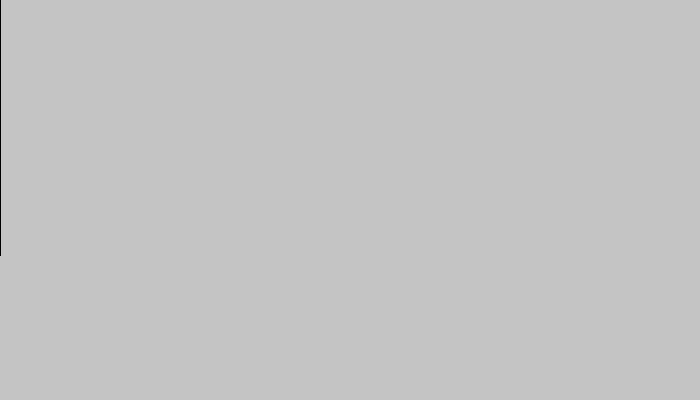
Frame 1 (no input)
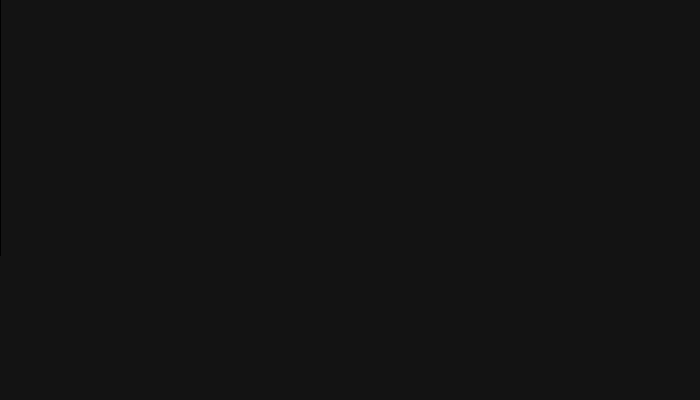
Frame 60 (the mouse pressed at the canvas centre just before this capture)
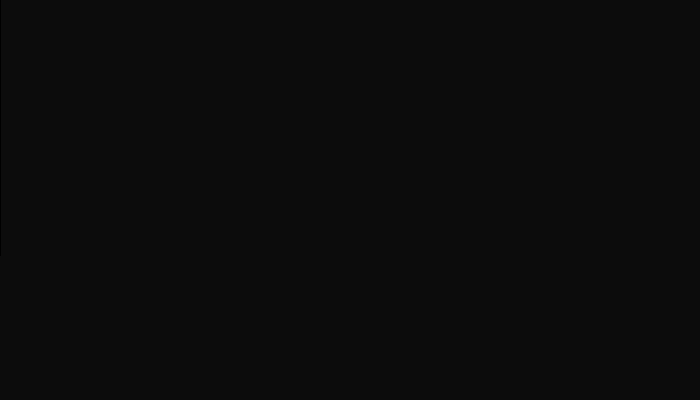
Frame 120 (the mouse held since frame 60 and released just before this capture)

The Processing sketch that drew these frames (run headless with seeded random() and noise(); from frame 60 on, the mouse is pressed at the canvas centre):

// Processing sketch: processing_36038
// ── processing_36038.pde

int mysize = 20;
float xpos = width/2 ;
float ypos = height/2;
int control = 100;

void setup(){
  size(700,400);
  fill(0,0,0,255);
  rect(0,0,0,255);
  noStroke();
  smooth();
  frameRate(5000);
  
}

void draw(){
     fill(0,0,0,10);
       rect(0,0,width,height);
  
     if(mouseButton == LEFT){
       fill(255,255,255, 180);
    ellipse(xpos, ypos, mysize, mysize);
    
    xpos = xpos+(mouseX-xpos)/control;
  ypos = ypos+(mouseY-ypos)/control;
     }
  
       
   

  }
  

void mousePressed(){
  
  
  
  
}

void mouseMoved(){
  
  
  
}
